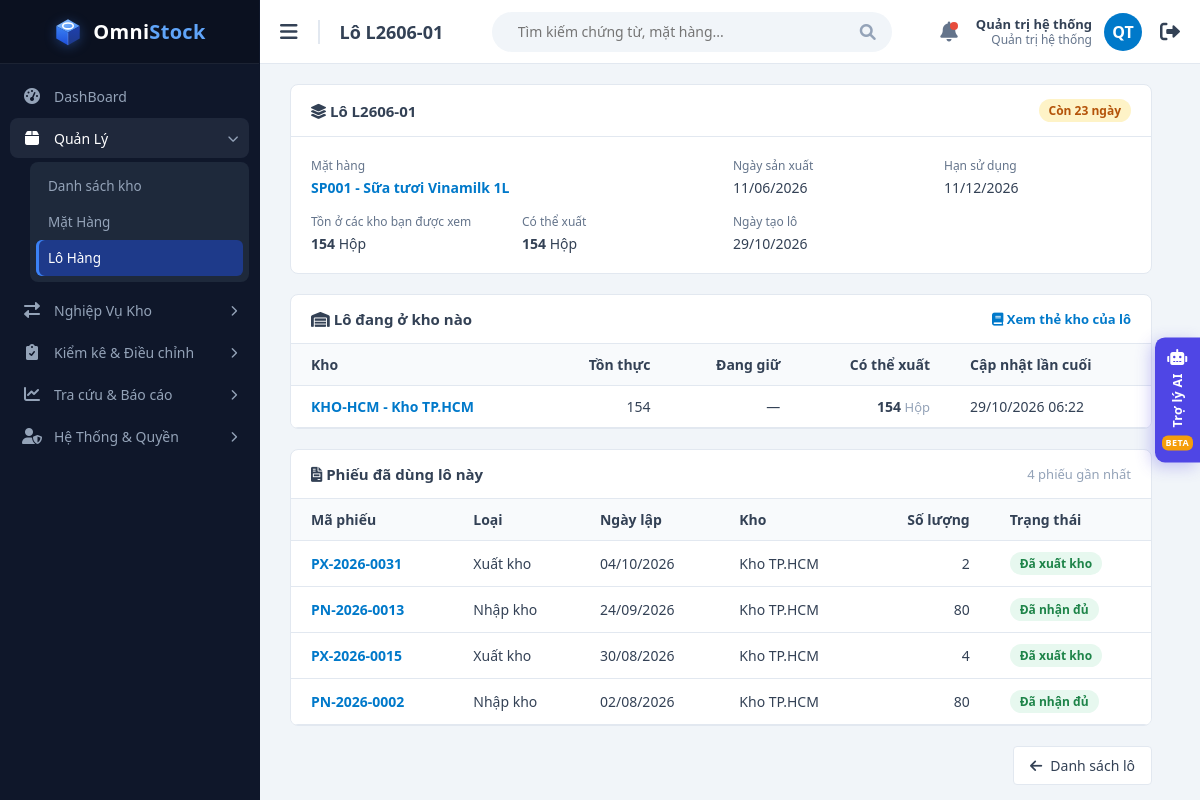
Page /views/batch_detail.php?id=1 (signed in) on the committed database.
### tables this page shows
CREATE TABLE batches (
  id            INT UNSIGNED AUTO_INCREMENT PRIMARY KEY,
  item_id       INT UNSIGNED NOT NULL,
  batch_no      VARCHAR(50)  NOT NULL,               
  mfg_date      DATE NULL,                           
  expiry_date   DATE NULL,                           
  created_at    DATETIME     NOT NULL DEFAULT CURRENT_TIMESTAMP,
  UNIQUE KEY uq_batches_item_no (item_id, batch_no),
   
  UNIQUE KEY uq_batches_id_item (id, item_id),
  KEY idx_batches_expiry (expiry_date),
  CONSTRAINT fk_batches_item FOREIGN KEY (item_id) REFERENCES items(id),
  CONSTRAINT ck_batches_dates CHECK (mfg_date IS NULL OR expiry_date IS NULL OR expiry_date > mfg_date)
);

CREATE TABLE users (
  id             INT UNSIGNED AUTO_INCREMENT PRIMARY KEY,
  username       VARCHAR(50)  NOT NULL,
  password_hash  VARCHAR(255) NOT NULL,              
  full_name      VARCHAR(100) NOT NULL,
  email          VARCHAR(100) NULL,
   
  role           ENUM('ADMIN','MANAGER','STAFF') NOT NULL DEFAULT 'STAFF',
  is_active      TINYINT(1)   NOT NULL DEFAULT 1,      
   
  must_change_password TINYINT(1) NOT NULL DEFAULT 0,
  last_login_at  DATETIME     NULL,
  created_at     DATETIME     NOT NULL DEFAULT CURRENT_TIMESTAMP,
  updated_at     DATETIME     NOT NULL DEFAULT CURRENT_TIMESTAMP ON UPDATE CURRENT_TIMESTAMP,
  UNIQUE KEY uq_users_username (username),
  UNIQUE KEY uq_users_email (email)
);

CREATE TABLE items (
  id          INT UNSIGNED AUTO_INCREMENT PRIMARY KEY,
  sku         VARCHAR(30)  NOT NULL,                 
  name        VARCHAR(150) NOT NULL,
  unit        VARCHAR(20)  NOT NULL,                 
  description VARCHAR(255) NULL,
  is_active   TINYINT(1)   NOT NULL DEFAULT 1,
  created_at  DATETIME     NOT NULL DEFAULT CURRENT_TIMESTAMP,
   
  name_key    VARCHAR(150) AS (LOWER(name)) PERSISTENT,
  UNIQUE KEY uq_items_sku (sku),
  UNIQUE KEY uq_items_name (name_key)
);

CREATE TABLE stocks (
  id            INT UNSIGNED AUTO_INCREMENT PRIMARY KEY,
  warehouse_id  INT UNSIGNED  NOT NULL,
  item_id       INT UNSIGNED  NOT NULL,
  batch_id      INT UNSIGNED  NOT NULL,
  quantity      DECIMAL(15,3) NOT NULL DEFAULT 0,    
   
   
  reserved      DECIMAL(15,3) NOT NULL DEFAULT 0,
  updated_at    DATETIME      NOT NULL DEFAULT CURRENT_TIMESTAMP ON UPDATE CURRENT_TIMESTAMP,
  UNIQUE KEY uq_stocks (warehouse_id, item_id, batch_id),    
  KEY idx_stocks_item (item_id),
  CONSTRAINT fk_stocks_wh    FOREIGN KEY (warehouse_id)      REFERENCES warehouses(id),
  CONSTRAINT fk_stocks_item  FOREIGN KEY (item_id)           REFERENCES items(id),
  CONSTRAINT fk_stocks_batch FOREIGN KEY (batch_id, item_id) REFERENCES batches(id, item_id),
  CONSTRAINT ck_stocks_non_negative CHECK (quantity >= 0),   
   
  CONSTRAINT ck_stocks_reserved CHECK (reserved >= 0 AND reserved <= quantity)
);

CREATE TABLE warehouses (
  id          INT UNSIGNED AUTO_INCREMENT PRIMARY KEY,
  code        VARCHAR(20)  NOT NULL,
  name        VARCHAR(100) NOT NULL,
  address     VARCHAR(255) NULL,
  is_active   TINYINT(1)   NOT NULL DEFAULT 1,
   
  is_transit  TINYINT(1)   NOT NULL DEFAULT 0,
  created_at  DATETIME     NOT NULL DEFAULT CURRENT_TIMESTAMP,
   
   
  name_key    VARCHAR(100) AS (LOWER(name)) PERSISTENT,
  UNIQUE KEY uq_warehouses_code (code),
  UNIQUE KEY uq_warehouses_name (name_key)
);

CREATE TABLE voucher_lines (
  id            INT UNSIGNED AUTO_INCREMENT PRIMARY KEY,
  voucher_id    INT UNSIGNED  NOT NULL,
  item_id       INT UNSIGNED  NOT NULL,
  batch_id      INT UNSIGNED  NOT NULL,
  quantity      DECIMAL(15,3) NOT NULL,              
  received_qty  DECIMAL(15,3) NOT NULL DEFAULT 0,
  damaged_qty   DECIMAL(15,3) NOT NULL DEFAULT 0,
  shipped_qty   DECIMAL(15,3) NOT NULL DEFAULT 0,
  lost_qty      DECIMAL(15,3) NOT NULL DEFAULT 0,
  note          VARCHAR(255)  NULL,
  UNIQUE KEY uq_vl_voucher_batch (voucher_id, item_id, batch_id),
  KEY idx_vl_item (item_id),
  CONSTRAINT fk_vl_voucher FOREIGN KEY (voucher_id)        REFERENCES vouchers(id) ON DELETE CASCADE,
  CONSTRAINT fk_vl_item    FOREIGN KEY (item_id)           REFERENCES items(id),
  CONSTRAINT fk_vl_batch   FOREIGN KEY (batch_id, item_id) REFERENCES batches(id, item_id),
  CONSTRAINT ck_vl_qty CHECK (quantity <> 0),
   
  CONSTRAINT ck_vl_progress CHECK (
        received_qty >= 0 AND damaged_qty >= 0 AND shipped_qty >= 0 AND lost_qty >= 0
    AND shipped_qty <= ABS(quantity)
    AND received_qty + lost_qty <= ABS(quantity)
  )
);

CREATE TABLE vouchers (
  id                    INT UNSIGNED AUTO_INCREMENT PRIMARY KEY,
  code                  VARCHAR(30)  NOT NULL,       
  type                  ENUM('IMPORT','EXPORT','TRANSFER','ADJUSTMENT') NOT NULL,
  warehouse_id          INT UNSIGNED NOT NULL,       
  to_warehouse_id       INT UNSIGNED NULL,           
  reference_voucher_id  INT UNSIGNED NULL,           
  voucher_date          DATE         NOT NULL,       
  status                ENUM('PENDING','APPROVED','PARTIAL','IN_TRANSIT','DISCREPANCY',
                             'COMPLETED','CLOSED','CANCELLED','REJECTED') NOT NULL DEFAULT 'PENDING',
  reason                VARCHAR(255) NULL,           
  closed_reason         VARCHAR(255) NULL,           
  shipped_at            DATETIME     NULL,           
  completed_at          DATETIME     NULL,           
   
   
  client_token          CHAR(32)     NULL,
  created_by            INT UNSIGNED NOT NULL,       
  approved_by           INT UNSIGNED NULL,           
  approved_at           DATETIME     NULL,
  created_at            DATETIME     NOT NULL DEFAULT CURRENT_TIMESTAMP,
  UNIQUE KEY uq_vouchers_code (code),
  UNIQUE KEY uq_vouchers_client_token (client_token),
  KEY idx_vouchers_status (status),
  KEY idx_vouchers_wh_status (warehouse_id, status),
  KEY idx_vouchers_type_date (type, voucher_date),
  CONSTRAINT fk_vouchers_wh       FOREIGN KEY (warehouse_id)         REFERENCES warehouses(id),
  CONSTRAINT fk_vouchers_to_wh    FOREIGN KEY (to_warehouse_id)      REFERENCES warehouses(id),
  CONSTRAINT fk_vouchers_ref      FOREIGN KEY (reference_voucher_id) REFERENCES vouchers(id),
  CONSTRAINT fk_vouchers_creator  FOREIGN KEY (created_by)           REFERENCES users(id),
  CONSTRAINT fk_vouchers_approver FOREIGN KEY (approved_by)          REFERENCES users(id),
   
  CONSTRAINT ck_vouchers_transfer CHECK (
       (type =  'TRANSFER' AND to_warehouse_id IS NOT NULL AND to_warehouse_id <> warehouse_id)
    OR (type <> 'TRANSFER' AND to_warehouse_id IS NULL)
  ),
   
  CONSTRAINT ck_vouchers_adjust_reason CHECK (
       type <> 'ADJUSTMENT' OR (reason IS NOT NULL AND reason <> '')
  ),
   
  CONSTRAINT ck_vouchers_reference CHECK (
       reference_voucher_id IS NULL OR type = 'ADJUSTMENT'
  ),
   
  CONSTRAINT ck_vouchers_approval CHECK (
       status = 'PENDING' OR (approved_by IS NOT NULL AND approved_at IS NOT NULL)
  )
);

### views/batch_detail.php (the view, shortened to what the rows shown need)
<?php
require_once __DIR__ . '/../functions/db_connection.php';
require_once __DIR__ . '/../functions/helpers.php';
require_once __DIR__ . '/../functions/auth.php';
require_once __DIR__ . '/../functions/voucher_functions.php';
require_once __DIR__ . '/../functions/batch_functions.php';
$user    = requireLogin('../');
$batchId = (int) ($_GET['id'] ?? 0);
$batch    = null;
$stock    = [];
$vouchers = [];
try {
    $pdo   = getDbConnection();
    $batch = getBatch($pdo, $batchId);
    if ($batch === null) {
        http_response_code(404);
        $dbError = 'Không tìm thấy lô hàng.';
    } else {
        $stock    = getBatchStock($pdo, $batchId, $user['warehouses']);
        $vouchers = getBatchVouchers($pdo, $batchId, $user['warehouses']);
    }
} catch (PDOException $e) {
    $dbError = 'Không thể tải dữ liệu: ' . $e->getMessage();
}
$sum = fn (string $column) => array_sum(array_map(fn ($r) => (float) $r[$column], $stock));
$pageTitle  = $batch ? 'Lô ' . $batch['batch_no'] : 'Lô hàng';
$basePath   = '../';
require __DIR__ . '/layout/header.php';
?>
            <?php if ($batch): ?>
                <div class="panel">
                    <div class="panel-header">
                        <h3><i class="fas fa-layer-group"></i> Lô <?= e($batch['batch_no']) ?></h3>
                        <?= expiryBadge($batch['expiry_date'], $batch['days_left']) ?>
                    </div>
                    <dl class="detail-grid">
                        <div class="span-2"><dt>Mặt hàng</dt><dd><a class="link-strong" href="item_detail.php?id=<?= (int) $batch['item_id'] ?>"><?= e($batch['sku'] . ' - ' . $batch['item_name']) ?></a></dd></div>
                        <div><dt>Ngày sản xuất</dt><dd><?= $batch['mfg_date'] ? formatDate($batch['mfg_date']) : '—' ?></dd></div>
                        <div><dt>Hạn sử dụng</dt><dd><?= $batch['expiry_date'] ? formatDate($batch['expiry_date']) : '—' ?></dd></div>
                        <div><dt>Tồn ở các kho bạn được xem</dt><dd><strong><?= formatQty($sum('quantity')) ?></strong> <?= e($batch['unit']) ?></dd></div>
                        <div><dt>Có thể xuất</dt><dd><strong><?= formatQty($sum('available')) ?></strong> <?= e($batch['unit']) ?></dd></div>
                        <div><dt>Ngày tạo lô</dt><dd><?= e(date('d/m/Y', strtotime($batch['created_at']))) ?></dd></div>
                    </dl>
                </div>
                <div class="panel" style="margin-top: 20px;">
                    <div class="panel-header"><h3><i class="fas fa-warehouse"></i> Lô đang ở kho nào</h3>
                        <a class="link-strong" href="report_ledger.php?<?= e(http_build_query(['view' => 'detail', 'q' => $batch['batch_no'], 'from' => '2000-01-01'])) ?>"><i class="fas fa-book"></i> Xem thẻ kho của lô</a></div>
                    <div class="table-container" style="border: none; border-radius: 0;">
                        <table>
                            <thead><tr><th>Kho</th><th class="text-right">Tồn thực</th><th class="text-right">Đang giữ</th><th class="text-right">Có thể xuất</th><th>Cập nhật lần cuối</th></tr></thead>
                            <tbody>
                                <?php foreach ($stock as $row): ?>
                                    <tr>
                                        <td><a class="link-strong" href="warehouse_detail.php?id=<?= (int) $row['warehouse_id'] ?>"><?= e($row['code'] . ' - ' . $row['name']) ?></a></td>
                                        <td class="text-right num"><?= formatQty($row['quantity']) ?></td>
                                        <td class="text-right num"><?= toMilli($row['reserved']) ? '<span class="badge badge-info">' . formatQty($row['reserved']) . '</span>' : '—' ?></td>
                                        <td class="text-right num"><strong><?= formatQty($row['available']) ?></strong> <span class="muted"><?= e($batch['unit']) ?></span></td>
                                        <td><?= e(date('d/m/Y H:i', strtotime($row['updated_at']))) ?></td>
                                    </tr>
                                <?php endforeach; ?>
                            </tbody>
                        </table>
                    </div>
                </div>
                <div class="panel" style="margin-top: 20px;">
                    <div class="panel-header"><h3><i class="fas fa-file-invoice"></i> Phiếu đã dùng lô này</h3><span class="muted"><?= count($vouchers) ?> phiếu gần nhất</span></div>
                    <div class="table-container" style="border: none; border-radius: 0;">
                        <table class="nowrap-table">
                            <thead><tr><th>Mã phiếu</th><th>Loại</th><th>Ngày lập</th><th>Kho</th><th class="text-right">Số lượng</th><th>Trạng thái</th></tr></thead>
                            <tbody>
                                <?php foreach ($vouchers as $voucher): ?>
                                    <tr>
                                        <td><a class="link-strong" href="voucher_detail.php?id=<?= (int) $voucher['id'] ?>"><?= e($voucher['code']) ?></a></td>
                                        <td><?= e(voucherTypeLabel($voucher['type'])) ?></td>
                                        <td><?= formatDate($voucher['voucher_date']) ?></td>
                                        <td><?= e($voucher['warehouse_name']) ?><?= $voucher['to_warehouse_name'] ? ' → ' . e($voucher['to_warehouse_name']) : '' ?></td>
                                        <td class="text-right num"><?= $voucher['type'] === 'ADJUSTMENT' && $voucher['quantity'] < 0 ? '−' . formatQty(-$voucher['quantity']) : formatQty($voucher['quantity']) ?></td>
                                        <td><?= voucherStatusBadge($voucher['status'], $voucher['type']) ?></td>
                                    </tr>
                                <?php endforeach; ?>
                            </tbody>
                        </table>
                    </div>
                </div>
                <div class="form-actions">
                    <a class="btn btn-light" href="batch_list.php"><i class="fas fa-arrow-left"></i> Danh sách lô</a>
                </div>
            <?php else: ?>
                <a class="btn btn-light" href="batch_list.php" style="display: inline-flex;"><i class="fas fa-arrow-left"></i> Danh sách lô</a>
            <?php endif; ?>
<?php require __DIR__ . '/layout/footer.php'; ?>

### views/layout/header.php (shortened to what the rows shown need)
<!DOCTYPE html>
<html lang="vi">
<head>
    <link href="https://cdnjs.cloudflare.com/ajax/libs/font-awesome/6.0.0/css/all.min.css" rel="stylesheet">
    <link href="<?= e(asset($basePath, 'css/style.css')) ?>" rel="stylesheet">
</head>
<body>
    <div class="main-content">
        <div class="top-navbar">
            <div class="nav-left">
                <button class="toggle-btn" id="toggleBtn"><i class="fas fa-bars"></i></button>
                <h2 class="page-title-nav"><?= e($pageTitle) ?></h2>
            </div>
            <div class="nav-right">
                <a class="user-link" href="<?= $basePath ?>views/change_password.php" title="<?= e($user['username']) ?> · Đổi mật khẩu">
                    <div class="user-info">
                        <strong><?= e($user['full_name']) ?></strong>
                        <span><?= e(roleLabel($user['role'])) ?></span>
                    </div>
                    <div class="avatar"><?= e(userInitials($user['full_name'])) ?></div>
                </a>
            </div>
        </div>
        <div class="content-body">

### functions/helpers.php (shortened to what the rows shown need)
<?php
function e($value): string
{
    return htmlspecialchars((string) $value, ENT_QUOTES, 'UTF-8');
}
function formatQty($qty): string
{
    $formatted = number_format((float) $qty, 3, ',', '.');
    return rtrim(rtrim($formatted, '0'), ',');
}
function formatDate(?string $date): string
{
    return $date ? date('d/m/Y', strtotime($date)) : '';
}
function voucherTypeLabel(string $type): string
{
    return [
        'IMPORT'     => 'Nhập kho',
        'EXPORT'     => 'Xuất kho',
        'TRANSFER'   => 'Điều chuyển',
        'ADJUSTMENT' => 'Điều chỉnh',
    ][$type] ?? $type;
}
function voucherStatusLabel(string $status, string $type = ''): string
{
    return VOUCHER_STATUS_BY_TYPE["$type:$status"] ?? VOUCHER_STATUS[$status][1] ?? $status;
}
function voucherStatusBadge(string $status, string $type = ''): string
{
    $class = $type === 'ADJUSTMENT' && $status === 'APPROVED' ? 'badge-active' : (VOUCHER_STATUS[$status][0] ?? 'badge-inactive');
    return '<span class="badge ' . $class . '">' . e(voucherStatusLabel($status, $type)) . '</span>';
}
function warehouseFilter(string $column, ?array $allowedWarehouses): array
{
    $placeholders = implode(',', array_fill(0, count($allowedWarehouses), '?'));
    return ["$column IN ($placeholders)", array_map('intval', $allowedWarehouses)];
}
function asset(string $basePath, string $path): string
{
    $file = dirname(__DIR__) . '/' . $path;
    $version = is_file($file) ? filemtime($file) : 0;
    return $basePath . $path . '?v=' . $version;
}
function toMilli($qty): int
{
    return (int) round((float) $qty * 1000);
}

### rows in the picture
batches: batch_no "Lô L2606-01", batch_no "L2606-01", item.name "SP001 - Sữa tươi Vinamilk 1L", mfg_date "11/06/2026", expiry_date "11/12/2026", item.unit "Hộp", created_at "29/10/2026"
users: full_name "Quản trị hệ thống", role "Quản trị hệ thống", full_name "QT"
stocks: quantity "154", warehouse.name "KHO-HCM - Kho TP.HCM", available "154", item.unit "Hộp", updated_at "29/10/2026 06:22"
voucher_lines: voucher.code "PX-2026-0031", voucher.type "Xuất kho", voucher.voucher_date "04/10/2026", warehouses.name "Kho TP.HCM", quantity "2", voucher.type "Đã xuất kho"
voucher_lines: voucher.code "PN-2026-0013", voucher.type "Nhập kho", voucher.voucher_date "24/09/2026", warehouses.name "Kho TP.HCM", quantity "80", voucher.type "Đã nhận đủ"
voucher_lines: voucher.code "PX-2026-0015", voucher.type "Xuất kho", voucher.voucher_date "30/08/2026", warehouses.name "Kho TP.HCM", quantity "4", voucher.type "Đã xuất kho"
voucher_lines: voucher.code "PN-2026-0002", voucher.type "Nhập kho", voucher.voucher_date "02/08/2026", warehouses.name "Kho TP.HCM", quantity "80", voucher.type "Đã nhận đủ"

### other values in the picture
$menuGroup['label'] "Quản Lý"
$menuLabel "Danh sách kho"
$menuLabel "Mặt Hàng"
$menuLabel "Lô Hàng"
$menuGroup['label'] "Nghiệp Vụ Kho"
$menuGroup['label'] "Kiểm kê & Điều chỉnh"
$menuGroup['label'] "Tra cứu & Báo cáo"
$menuGroup['label'] "Hệ Thống & Quyền"
$days "23"
formatQty($sum('available')) "154"
count($vouchers) "4"
